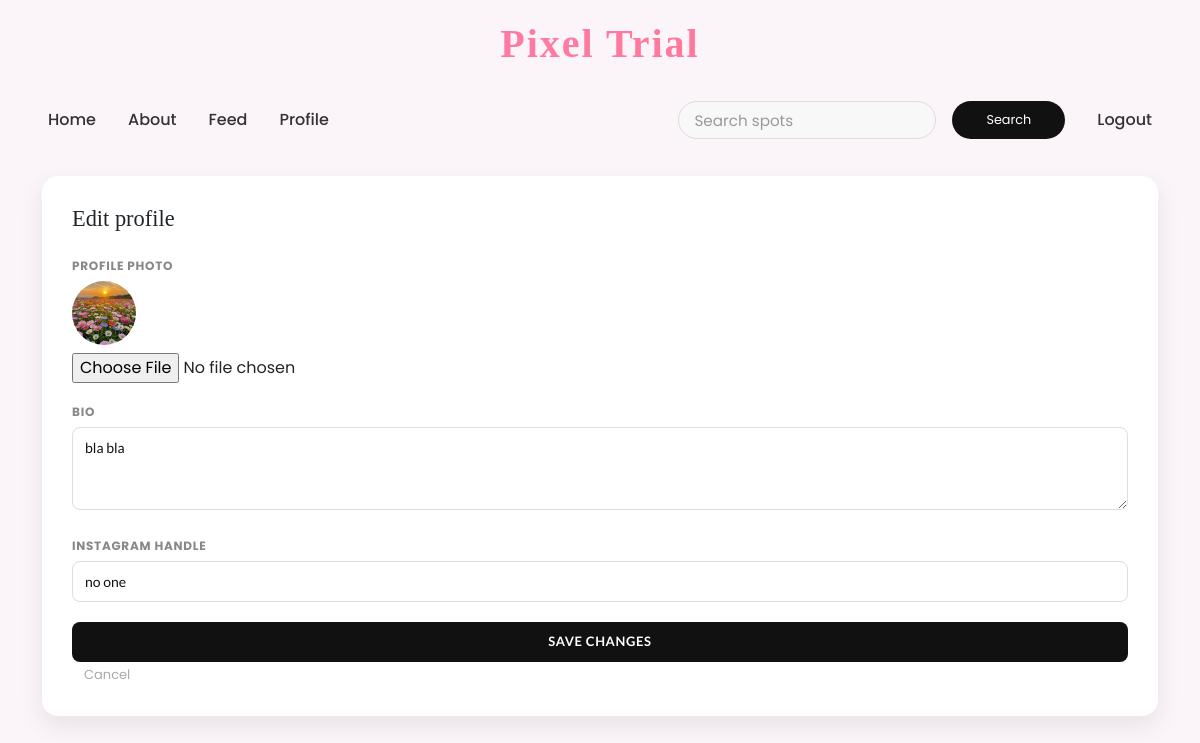
The page /edit-profile (signed in) on the database as committed earlier.
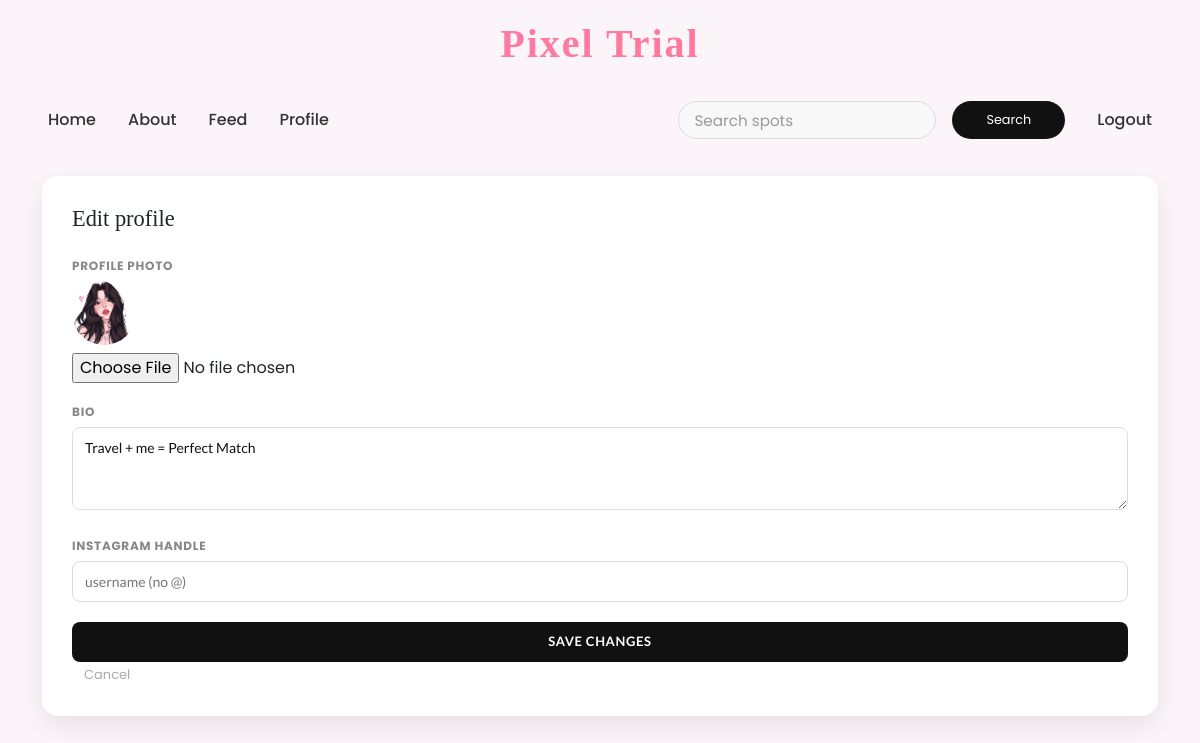
The same page on the database as committed later.
### tables this page shows
CREATE TABLE profiles (
    id            INTEGER PRIMARY KEY AUTOINCREMENT,
    user_id       INTEGER UNIQUE NOT NULL,
    bio           TEXT,
    profile_photo TEXT DEFAULT 'default.jpg',
    instagram     TEXT,
    FOREIGN KEY(user_id) REFERENCES users(id)
);

### app.py (the view, shortened to what this page needs)
@app.route("/edit-profile", methods=["GET", "POST"])
def edit_profile():
    if "user_id" not in session:
        return redirect("/login")
    user_id = session["user_id"]
    db = get_db()
    user = db.execute("""
        SELECT
            users.id,
            users.username,
            profiles.bio,
            profiles.profile_photo,
            profiles.instagram
        FROM users
        LEFT JOIN profiles ON users.id = profiles.user_id
        WHERE users.id = ?
    """, (user_id,)).fetchone()
    db.close()
    return render_template("edit_profile.html", user=user)

### app.py (called while the page is built)
@app.context_processor
def inject_site_name():
    return {"siteName": "Pixel Trial"}

def get_db():
    conn = sqlite3.connect(DB_PATH)
    conn.row_factory = sqlite3.Row
    return conn

### templates/edit_profile.html
{% extends "base.html" %}
{% block content %}
<div class="ep-wrap">
  <h1 class="ep-title">Edit profile</h1>
  <form action="{{ url_for('edit_profile') }}" method="POST" enctype="multipart/form-data">
    <div class="ep-field">
      <label>Profile photo</label>
      {% if user.profile_photo and user.profile_photo != 'default.jpg' %}
        <img class="ep-current-photo"
             src="{{ url_for('static', filename='images/profiles/' ~ user.profile_photo) }}"
             alt="current photo">
      {% endif %}
      <input type="file" name="profile_photo" accept="image/*">
    </div>
    <div class="ep-field">
      <label for="bio">Bio</label>
      <textarea id="bio" name="bio" rows="3" placeholder="Tell people about yourself...">{{ user.bio or '' }}</textarea>
    </div>
    <div class="ep-field">
      <label for="instagram">Instagram handle</label>
      <input type="text" id="instagram" name="instagram"
             placeholder="username (no @)"
             value="{{ user.instagram or '' }}">
    </div>
    <button type="submit" class="ep-btn">Save changes</button>
    <a href="{{ url_for('profile', user_id=session['user_id']) }}" class="ep-cancel">Cancel</a>
  </form>
</div>
{% endblock %}

Rows that differ between the two databases and show on the page:
changed profiles: profile_photo: a different picture; bio "bla bla" → "Travel + me = Perfect Match"; instagram "no one" → (not shown)
